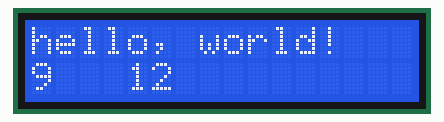
Simulated run of this sketch. Board: Arduino Uno, built with avr-gcc and run on an emulated ATmega328P. Shown: 16×2 character LCD. Random numbers use the default seed unless the sketch sets one.

Above: at 0.1 s.
At 4.1 s:
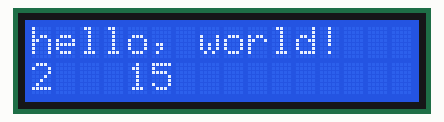
At 9.2 s:
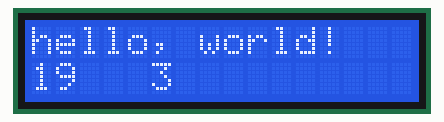
At 19.2 s:
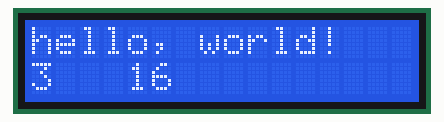
At 28.2 s:
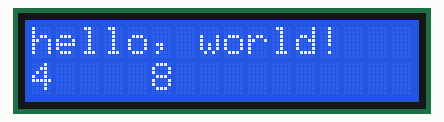
At 38.3 s:
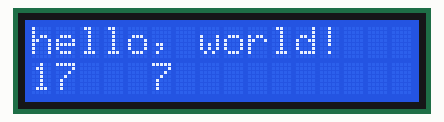

The sketch:

1100928_Arduino_RV_LCD_Random.ino
```cpp
#include <LiquidCrystal.h>

#define printByte(args) write(args);
uint8_t S1[8] = {0x00,0x0E,0x0A,0x0A,0x0A,0x0A,0x0E,0x00}; //1
uint8_t S2[8] = {0x00,0x08,0x00,0x00,0x00,0x02,0x00,0x00}; //2
uint8_t S3[8] = {0x00,0x08,0x00,0x04,0x00,0x02,0x00,0x00}; //3
uint8_t S4[8] = {0x00,0x0A,0x00,0x00,0x00,0x0A,0x00,0x00}; //4
uint8_t S5[8] = {0x00,0x0A,0x00,0x04,0x00,0x0A,0x00,0x00}; //5
uint8_t S6[8] = {0x00,0x0A,0x00,0x0A,0x00,0x0A,0x00,0x00}; //6

int x;
const int rs = 12, en = 11, d4 = 5, d5 = 4, d6 = 3, d7 = 2;
LiquidCrystal lcd(rs, en, d4, d5, d6, d7);

// GND=可變電阻1 VCC=可變電阻3  V0=可變電阻2
// RS = 12,RW=GND E = 11, DB4 = 5, DB5 = 4,DB6 = 3,DB7 = 2
// LED=電阻 LED=GND

void setup() {

  lcd.begin(16, 2); // 設定 LCD 範圍 一排 16 格 共 2 條
  lcd.print("hello, world!");

  /*
  亂樹種子碼(使用類比讀取沒有使用的腳為(不要定義 pinMode)
  */
  randomSeed(analogRead(1));

}

void loop() {

  /*
  方法一：
    兩位數與一位數同時使用時，可以在顯示下一次數字前，
    使用同一位置顯示 16 個空格
  */
  lcd.setCursor(0, 1); // 設定圖示的起始位置
  lcd.println("                    ");
  /*
  利用亂樹種子碼產生自定義的範圍 random(最小範圍, 最大範圍-1);
  隨機抓取範圍內 1 數值 再列印到 LCD 上
  */
  lcd.setCursor(0, 1);
  lcd.print(random(1, 20));

  /*
  方法二：
    兩位數與一位數同時使用時，可以判斷小於 10 的情況,
    先列印 1 空格在列印數值
  */
  lcd.setCursor(4, 1); // 設定圖示的起始位置
  x = random(1, 20);

  if(x < 9){

    lcd.print(" ");
    lcd.print(x);

  }

  if(x > 9){

    lcd.print(x);

  }

  delay(1000);

}
```

Measured:
- what the display in image 1 shows lasts 1.0 s, from 4.1 s to 5.1 s
